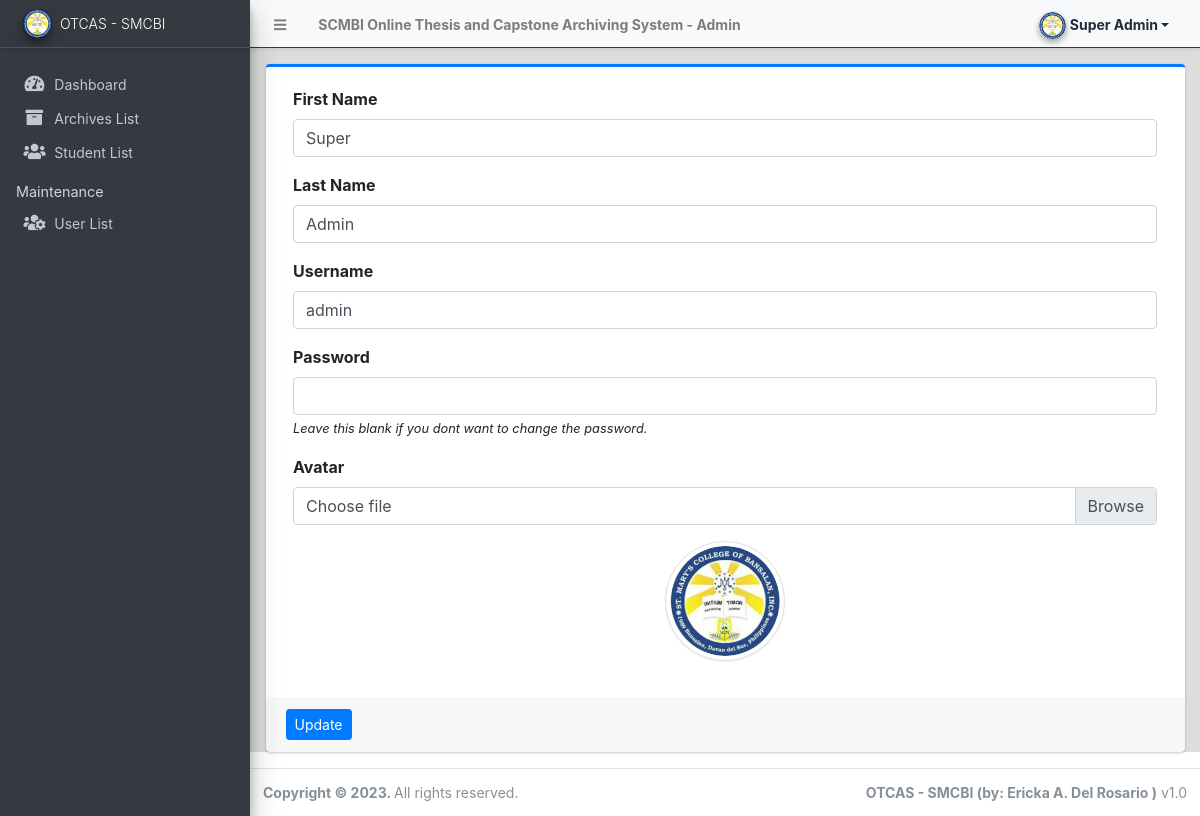
The app's page /admin/?page=user (signed in) with its own data.
### tables this page shows
CREATE TABLE `users` (
  `id` int(50) NOT NULL,
  `firstname` varchar(250) NOT NULL,
  `middlename` text DEFAULT NULL,
  `lastname` varchar(250) NOT NULL,
  `username` text NOT NULL,
  `password` text NOT NULL,
  `avatar` text DEFAULT NULL,
  `last_login` datetime DEFAULT NULL,
  `type` tinyint(1) NOT NULL DEFAULT 0,
  `status` int(1) NOT NULL DEFAULT 1 COMMENT '0=not verified, 1 = verified',
  `date_added` datetime NOT NULL DEFAULT current_timestamp(),
  `date_updated` datetime DEFAULT NULL ON UPDATE current_timestamp()
);

### classes/DBConnection.php (called while the page is built, shortened)
<?php
class DBConnection{
    private $host = DB_SERVER;
    private $username = DB_USERNAME;
    private $password = DB_PASSWORD;
    private $database = DB_NAME;
    public $conn;
    public function __construct(){
        if (!isset($this->conn)) {
            $this->conn = new mysqli($this->host, $this->username, $this->password, $this->database);
        }
    }
}
?>

### classes/SystemSettings.php (called while the page is built, shortened)
<?php
class SystemSettings extends DBConnection{
	function userdata($field = ''){
		if(!empty($field)){
			if(isset($_SESSION['userdata'][$field]))
				return $_SESSION['userdata'][$field];
			else
				return null;
		}else{
			return false;
		}
	}
}
$_settings = new SystemSettings();
?>

### config.php (called while the page is built, shortened)
<?php
require_once('classes/DBConnection.php');
require_once('classes/SystemSettings.php');
function validate_image($file){
	if(!empty($file)){
        $ex = explode('?',$file);
        $file = $ex[0];
        $param =  isset($ex[1]) ? '?'.$ex[1]  : '';
		if(is_file(base_app.$file)){
			return base_url.$file.$param;
		}else{
			return base_url.'dist/img/no-image-available.png';
		}
	}else{
		return base_url.'dist/img/no-image-available.png';
	}
}
?>

### admin/user/index.php (the view, shortened to what this page needs)
<?php
$user = $conn->query("SELECT * FROM users where id ='".$_settings->userdata('id')."'");
foreach($user->fetch_array() as $k =>$v){
	$meta[$k] = $v;
}
?>
<div class="card card-outline card-primary">
	<div class="card-body">
		<div class="container-fluid">
			<form action="" id="manage-user">
				<div class="form-group">
					<label for="name">First Name</label>
					<input type="text" name="firstname" id="firstname" class="form-control" value="<?php echo isset($meta['firstname']) ? $meta['firstname']: '' ?>" required>
				</div>
				<div class="form-group">
					<label for="name">Last Name</label>
					<input type="text" name="lastname" id="lastname" class="form-control" value="<?php echo isset($meta['lastname']) ? $meta['lastname']: '' ?>" required>
				</div>
				<div class="form-group">
					<label for="username">Username</label>
					<input type="text" name="username" id="username" class="form-control" value="<?php echo isset($meta['username']) ? $meta['username']: '' ?>" required  autocomplete="off">
				</div>
				<div class="form-group">
					<label for="password">Password</label>
					<input type="password" name="password" id="password" class="form-control" value="" autocomplete="off">
					<small><i>Leave this blank if you dont want to change the password.</i></small>
				</div>
				<div class="form-group">
					<label for="" class="control-label">Avatar</label>
					<div class="custom-file">
		              <label class="custom-file-label" for="customFile">Choose file</label>
		            </div>
				</div>
				<div class="form-group d-flex justify-content-center">
					<img src="<?php echo validate_image(isset($meta['avatar']) ? $meta['avatar'] :'') ?>" alt="" id="cimg" class="img-fluid img-thumbnail">
				</div>
			</form>
		</div>
	</div>
	<div class="card-footer">
			<div class="col-md-12">
				<div class="row">
					<button class="btn btn-sm btn-primary" form="manage-user">Update</button>
				</div>
			</div>
		</div>
</div>

### admin/user/index.php (style rules this page uses)
img#cimg { height: 15vh; width: 15vh; object-fit: cover; border-radius: 100% 100%; }

### records on screen
users: firstname "Super", lastname "Admin", username "admin", avatar (picture)

### other values on screen
$_settings->info('name') "SCMBI Online Thesis and Capstone Archiving System"
$_settings->userdata('firstname').' '.$_settings->userdata('lastname') "Super Admin"
$_settings->info('short_name') "OTCAS - SMCBI"
